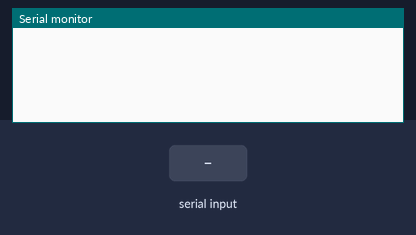
A sketch run on a simulated Arduino Uno, built with avr-gcc and run on an emulated ATmega328P. On the bench: the last lines printed to the serial monitor. The inputs (shaded band) are chosen by the test bench.

Above: at 1.2 s.
1.3 s: "90,45\n" received over Serial
At 2.0 s:
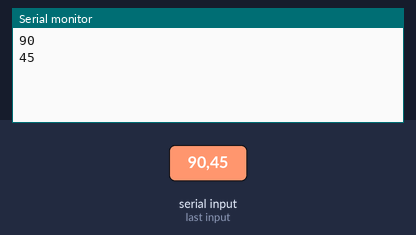
2.8 s: "30,150\n" received over Serial
At 3.2 s:
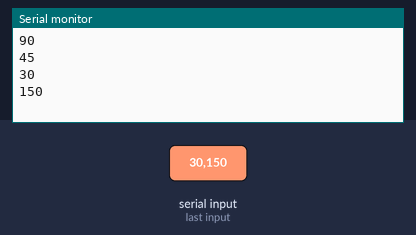
Timing chart, 0 to 5.8 s (numbered marks = the images above; inputs shaded):
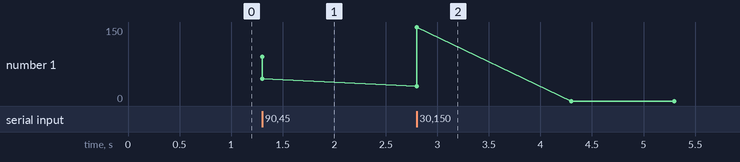

Measured:
- after the input at 1.3 s, the serial monitor: prints a new line at once (image 1)
- after the input at 2.8 s, the serial monitor: prints a new line at once (image 2)

The sketch:

sketch_mar22b.ino
```cpp
uint16_t OUTPUT_VOLTAGE = 0;

void setup() {
  // put your setup code here, to run once:
  Serial.begin(115200);
}

void loop() {
  while(Serial.available() == 0) {
//    Serial.print("available: \t");
//    Serial.println(Serial.available());
    }
  OUTPUT_VOLTAGE = Serial.parseInt();
  Serial.println(OUTPUT_VOLTAGE);
  int dummy = Serial.parseInt();
  Serial.println(dummy);
  delay(500);
}
```
